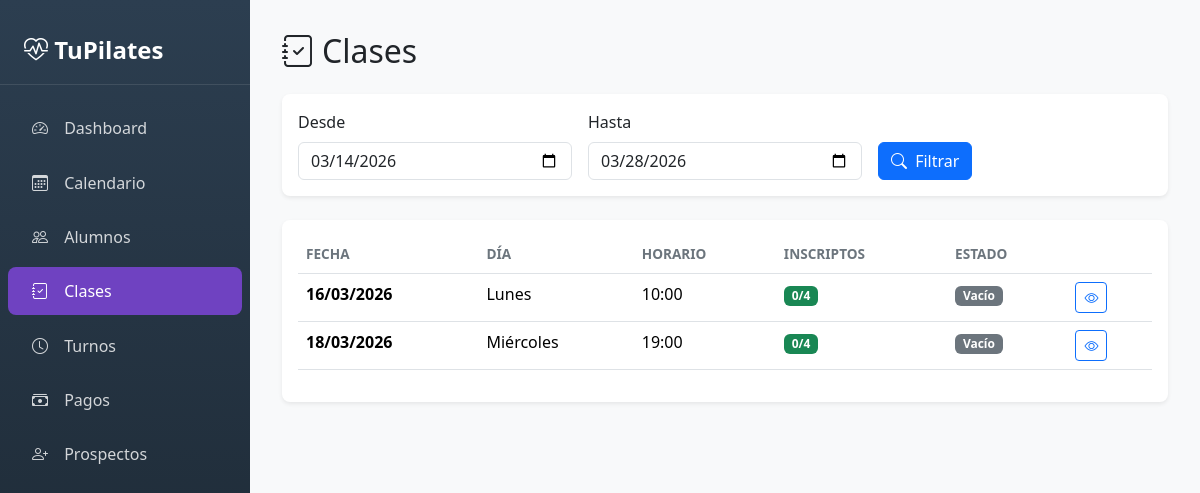
Before: /panel/clases/ with the older database file.
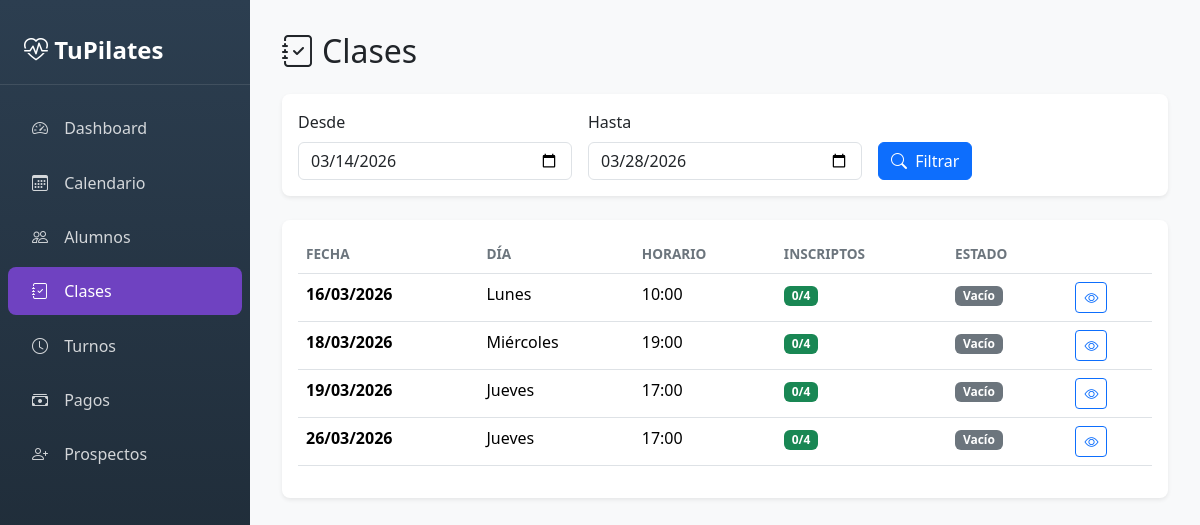
After: the same page with the newer database file.
### Pilapp/models.py (models this page shows, shortened)
class Clase(models.Model):
    id_clase = models.AutoField(primary_key=True)
    id_instructor = models.ForeignKey(Instructor, on_delete=models.CASCADE)
    id_turno = models.ForeignKey(Turno, on_delete=models.CASCADE)
    fecha = models.DateField()
    total_inscriptos = models.IntegerField(default=0)

class Turno(models.Model):
    DIAS_CHOICES = [
        ('Lunes', 'Lunes'),
        ('Martes', 'Martes'),
        ('Miércoles', 'Miércoles'),
        ('Jueves', 'Jueves'),
        ('Viernes', 'Viernes'),
        ('Sábado', 'Sábado'),
    ]
    id_turno = models.AutoField(primary_key=True)
    horario = models.TimeField()
    dia = models.CharField(max_length=10, choices=DIAS_CHOICES)

### Pilapp/views_panel.py (the view)
def panel_clases(request):
    fecha_desde = request.GET.get('desde')
    fecha_hasta = request.GET.get('hasta')
    hoy = timezone.localdate()
    if not fecha_desde:
        fecha_desde = hoy  # ← Cambiar a HOY
    else:
        fecha_desde = datetime.strptime(fecha_desde, '%Y-%m-%d').date()
    if not fecha_hasta:
        fecha_hasta = hoy + timedelta(days=14)  # ← Mostrar 2 semanas futuras
    else:
        fecha_hasta = datetime.strptime(fecha_hasta, '%Y-%m-%d').date()
    clases = Clase.objects.filter(
        fecha__gte=fecha_desde,
        fecha__lte=fecha_hasta
    ).select_related('id_turno').annotate(
        total_regulares=Count('alumnoclase'),
        total_ocasionales=Count('alumnoclaseocasional')
    ).order_by('fecha', 'id_turno__horario')
    for c in clases:
        c.total = c.total_regulares + c.total_ocasionales
    return render(request, "admin_panel/clases/lista.html", {
        "clases": clases,
        "fecha_desde": fecha_desde,
        "fecha_hasta": fecha_hasta,
    })

### Pilapp/templates/admin_panel/clases/lista.html (shortened to what this page needs)
{% extends 'admin_panel/base.html' %}
{% block content %}
<div class="d-flex justify-content-between align-items-center mb-4">
    <h2 class="mb-0"><i class="bi bi-journal-check me-2"></i>Clases</h2>
</div>
<div class="card mb-4">
    <div class="card-body">
        <form method="get" class="row g-3">
            <div class="col-md-4">
                <label class="form-label">Desde</label>
                <input type="date" name="desde" class="form-control" value="{{ fecha_desde|date:'Y-m-d' }}">
            </div>
            <div class="col-md-4">
                <label class="form-label">Hasta</label>
                <input type="date" name="hasta" class="form-control" value="{{ fecha_hasta|date:'Y-m-d' }}">
            </div>
            <div class="col-md-4 d-flex align-items-end">
                <button type="submit" class="btn btn-primary">
                    <i class="bi bi-search me-1"></i> Filtrar
                </button>
            </div>
        </form>
    </div>
</div>
<div class="card">
    <div class="card-body">
        {% if clases %}
        <div class="table-responsive">
            <table class="table table-hover">
                <thead>
                    <tr>
                        <th>Fecha</th>
                        <th>Día</th>
                        <th>Horario</th>
                        <th>Inscriptos</th>
                        <th>Estado</th>
                        <th></th>
                    </tr>
                </thead>
                <tbody>
                    {% for clase in clases %}
                    <tr>
                        <td><strong>{{ clase.fecha|date:"d/m/Y" }}</strong></td>
                        <td>{{ clase.id_turno.dia }}</td>
                        <td>{{ clase.id_turno.horario|time:"H:i" }}</td>
                        <td>
                            <span class="badge
                                {% if clase.total >= 4 %}
                                    bg-danger
                                {% elif clase.total >= 2 %}
                                    bg-warning
                                {% else %}
                                    bg-success
                                {% endif %}
                            ">
                                {{ clase.total }}/4
                            </span>
                        </td>
                        <td>
                            {% if clase.total >= 4 %}
                                <span class="badge bg-danger badge-estado">Lleno</span>
                            {% elif clase.total == 0 %}
                                <span class="badge bg-secondary badge-estado">Vacío</span>
                            {% else %}
                                <span class="badge bg-success badge-estado">Disponible</span>
                            {% endif %}
                        </td>
                        <td>
                            <a href="{% url 'panel_clase_detalle' clase.id_clase %}"
                            class="btn btn-sm btn-outline-primary">
                                <i class="bi bi-eye"></i>
                            </a>
                        </td>
                    </tr>
                    {% endfor %}
                </tbody>
            </table>
        </div>
        {% else %}
        <p class="text-muted text-center py-4 mb-0">
            No hay clases en el rango seleccionado
        </p>
        {% endif %}
    </div>
</div>
{% endblock %}

Changed rows visible on the page:
added Clase: fecha "19/03/2026", id_turno.dia "Jueves", id_turno.horario "17:00", total "0", shows "Vacío"
added Clase: fecha "26/03/2026", id_turno.dia "Jueves", id_turno.horario "17:00", total "0", shows "Vacío"
